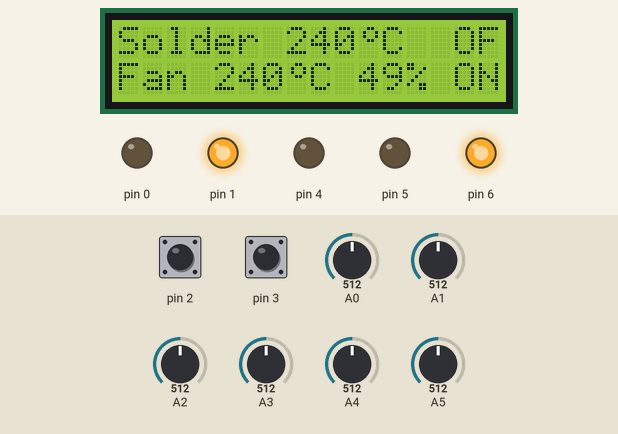
Bench run of a sketch on a simulated Arduino Uno, built with avr-gcc and run on an emulated ATmega328P. Parts: 16×2 character LCD, output pins drawn as LEDs (lit = HIGH). The test bench sets the inputs (shaded band); at power-on: pin 3 HIGH, A3 = 512, A0 = 512, pin 2 HIGH, A1 = 512, A2 = 512, A4 = 512, A5 = 512.

Above: at 1.7 s.
1.8 s: pin 3 pulled LOW for 0.15 s
At 3.1 s:
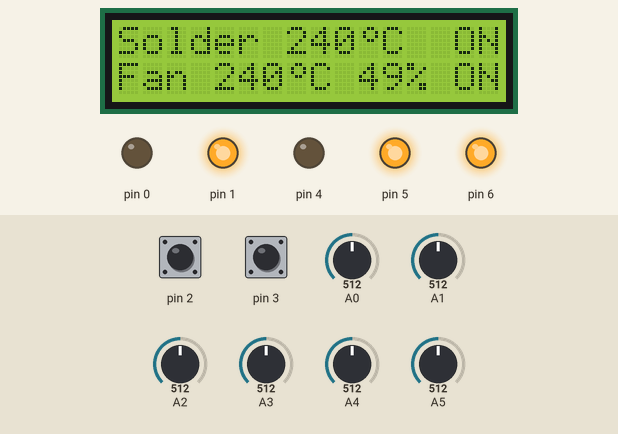
3.4 s: A3 set to 143
At 3.8 s:
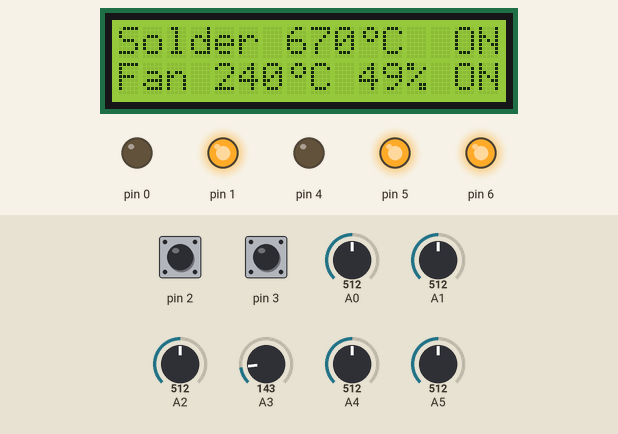
4.9 s: A3 set to 117
At 6.1 s:
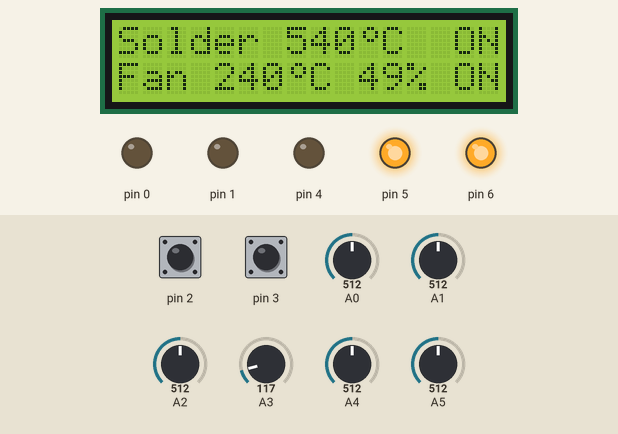
6.4 s: pin 3 pulled LOW for 1 s
At 8.0 s:
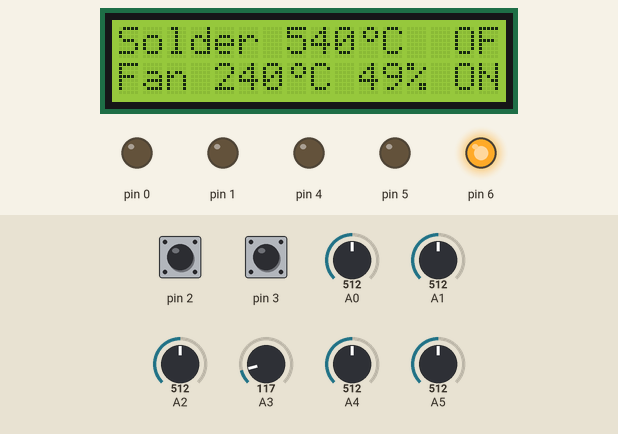
8.9 s: A0 set to 470
At 9.2 s:
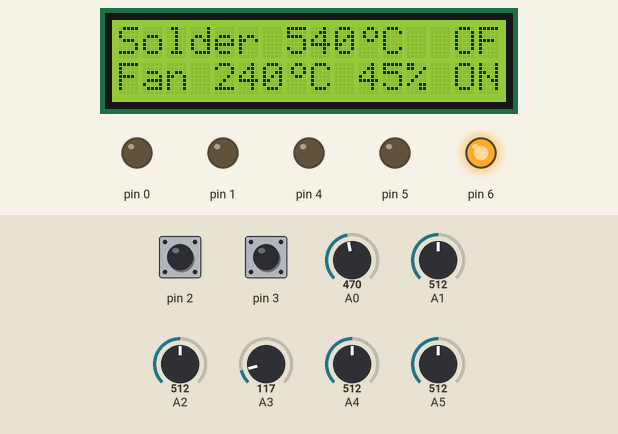
10.4 s: pin 2 pulled LOW for 0.15 s
At 10.98 s:
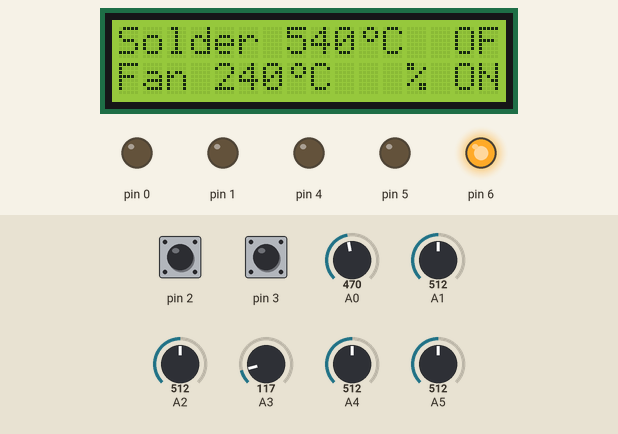
Timing chart, 0 to 12.1 s (numbered marks = the images above; inputs shaded):
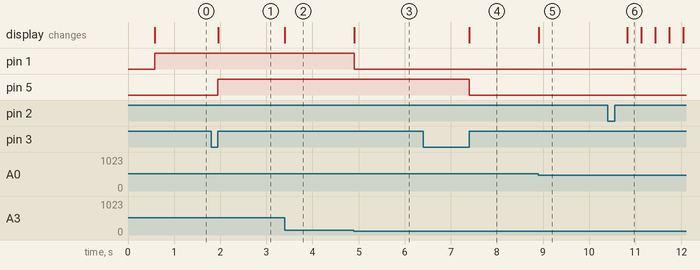

Measured:
- the behaviour switches between 131 and 130 on A3 (found by bisection; images 2 and 3)
- after the input at 1.8 s, pin 5: LOW → HIGH after 0.15 s; the display: changes after 0.15 s (image 1)
- after the input at 3.4 s, the display: changes at once (image 2)
- after the input at 4.9 s, pin 1: HIGH → LOW at once; the display: changes at once (image 3)
- after the input at 6.4 s, pin 5: HIGH → LOW after 1.0 s; the display: changes after 1.0 s (image 4)
- after the input at 8.9 s, the display: changes at once (image 5)
- after the input at 10.4 s, the display: changes after 0.43 s (image 6)

The sketch:

Soldering_station.ino
```cpp
#include "Common.h"
#include "Screen.h"
#include "Solder_hairdryer.h"
#include "Soldering_stick.h"

Screen *screen = nullptr;
Beeper *beeper = nullptr;
SolderingHairdryer *dryer = nullptr;
SolderStick *stick = nullptr;

void setup() {
    screen = new Screen();
    beeper = new Beeper();

    if (!screen && beeper) {
        beeper->alarm();
    }

    if (screen && !beeper) {
        screen->alarm();
    }

    if (!screen && !beeper) {
        reset_mk();
    }

    dryer = new SolderingHairdryer(beeper, screen);
    if (!dryer) {
        beeper->alarm();
        screen->exception("Hairdryer module error!");
    }

    stick = new SolderStick(beeper, screen);
    if (!stick) {
        beeper->alarm();
        screen->exception("Soldering stick module error!");
    }

    screen->show_hello();
    screen->show_main_screen();
}

//uint64_t looper = 0;
void loop() {
    dryer->update();
    stick->update();
    screen->update();
    //looper++;

//     if (looper == 1000) screen->test_setup_solder_temp();
//     if (looper == 3000) screen->test_setup_fan_temp();
//     if (looper == 5000) screen->test_setup_fan_speed();
 }
```

Beeper.h
```cpp
#pragma once

static const uint16_t note_B0  = 31;
static const uint16_t note_C1  = 33;
static const uint16_t note_CS1 = 35;
static const uint16_t note_D1  = 37;
static const uint16_t note_DS1 = 39;
static const uint16_t note_E1  = 41;
static const uint16_t note_F1  = 44;
static const uint16_t note_FS1 = 46;
static const uint16_t note_G1  = 49;
static const uint16_t note_GS1 = 52;
static const uint16_t note_A1  = 55;
static const uint16_t note_AS1 = 58;
static const uint16_t note_B1  = 62;
static const uint16_t note_C2  = 65;
static const uint16_t note_CS2 = 69;
static const uint16_t note_D2  = 73;
static const uint16_t note_DS2 = 78;
static const uint16_t note_E2  = 82;
static const uint16_t note_F2  = 87;
static const uint16_t note_FS2 = 93;
static const uint16_t note_G2  = 98;
static const uint16_t note_GS2 = 104;
static const uint16_t note_A2  = 110;
static const uint16_t note_AS2 = 117;
static const uint16_t note_B2  = 123;
static const uint16_t note_C3  = 131;
static const uint16_t note_CS3 = 139;
static const uint16_t note_D3  = 147;
static const uint16_t note_DS3 = 156;
static const uint16_t note_E3  = 165;
static const uint16_t note_F3  = 175;
static const uint16_t note_FS3 = 185;
static const uint16_t note_G3  = 196;
static const uint16_t note_GS3 = 208;
static const uint16_t note_A3  = 220;
static const uint16_t note_AS3 = 233;
static const uint16_t note_B3  = 247;
static const uint16_t note_C4  = 262;
static const uint16_t note_CS4 = 277;
static const uint16_t note_D4  = 294;
static const uint16_t note_DS4 = 311;
static const uint16_t note_E4  = 330;
static const uint16_t note_F4  = 349;
static const uint16_t note_FS4 = 370;
static const uint16_t note_G4  = 392;
static const uint16_t note_GS4 = 415;
static const uint16_t note_A4  = 440;
static const uint16_t note_AS4 = 466;
static const uint16_t note_B4  = 494;
static const uint16_t note_C5  = 523;
static const uint16_t note_CS5 = 554;
static const uint16_t note_D5  = 587;
static const uint16_t note_DS5 = 622;
static const uint16_t note_E5  = 659;
static const uint16_t note_F5  = 698;
static const uint16_t note_FS5 = 740;
static const uint16_t note_G5  = 784;
static const uint16_t note_GS5 = 831;
static const uint16_t note_A5  = 880;
static const uint16_t note_AS5 = 932;
static const uint16_t note_B5  = 988;
static const uint16_t note_C6  = 1047;
static const uint16_t note_CS6 = 1109;
static const uint16_t note_D6  = 1175;
static const uint16_t note_DS6 = 1245;
static const uint16_t note_E6  = 1319;
static const uint16_t note_F6  = 1397;
static const uint16_t note_FS6 = 1480;
static const uint16_t note_G6  = 1568;
static const uint16_t note_GS6 = 1661;
static const uint16_t note_A6  = 1760;
static const uint16_t note_AS6 = 1865;
static const uint16_t note_B6  = 1976;
static const uint16_t note_C7  = 2093;
static const uint16_t note_CS7 = 2217;
static const uint16_t note_D7  = 2349;
static const uint16_t note_DS7 = 2489;
static const uint16_t note_E7  = 2637;
static const uint16_t note_note_F7  = 2794;
static const uint16_t note_FS7 = 2960;
static const uint16_t note_G7  = 3136;
static const uint16_t note_GS7 = 3322;
static const uint16_t note_A7  = 3520;
static const uint16_t note_AS7 = 3729;
static const uint16_t note_B7  = 3951;
static const uint16_t note_C8  = 4186;
static const uint16_t note_CS8 = 4435;
static const uint16_t note_D8  = 4699;
static const uint16_t note_DS8 = 4978;
//}Note;

typedef struct {
    uint16_t note;
    uint16_t quart;
}Quant;

Quant melody1 [] = {
    {note_C4, 4},
    {note_G3, 8},
    {note_G3, 8},
    {note_GS3, 4},
    {note_G3, 4},
    {note_B3, 4},
    {note_C4, 4},
    {note_C4, 4}
};

class Beeper {
  public:
    void temprature_reached(bool is_very_first_heat) {
      if (is_very_first_heat) {
        // TODO spec beep here
        //play_quant(melody1);
      }
    };

    void increase_beep(bool is_very_first_heat) {
      if (is_very_first_heat) {
        // TODO spec beep here
        //play_quant(melody1);
      }
    };

    void alarm() {
      tone(Configure::PINs::beeper, note_C6, 200);
    };

private:
    void play_quant(const Quant melody[8]) {
        // iterate over the notes of the melody:
        for (uint16_t it = 0; it < 8; it++) {
          // to calculate the note duration, take one second
          // divided by the note type.
          //e.g. quarter note = 1000 / 4, eighth note = 1000/8, etc.
          int duration = sec/melody[it].quart;
          tone(Configure::PINs::beeper, melody[it].note, duration);
          //pause for the note's duration plus 30 ms:
          delay(duration + 30);
        }
    }


  private:
    static const uint32_t sec = 1000u; // ms
};
```

Common.h
```cpp
void(* reset_mk) (void) = 0;//declare reset function at address 0

bool inv(bool v) {
    if (v) return false;

    return true;
}
```

Screen.h
```cpp
#pragma once

#include "Configure.h"
#include <LiquidCrystal.h>

/*
Given a version number MAJOR.MINOR.PATCH, increment the:

MAJOR version when you make incompatible API changes,
MINOR version when you add functionality in a backwards compatible manner
PATCH version when you make backwards compatible bug fixes.
*/

#define VER_MAJOR 0
#define VER_MINOR 2
#define VER_PATCH 0

#define FIRST_LINE 0
#define SECOND_LINE 1

#define BEGIN_LINE 0
#define SOLDER_TEMP_POS 7
#define SOLDER_DEG_POS 10
#define FAN_TEMP_POS 4
#define FAN_DEG_POS 7
#define FAN_SPEED_POS 10
#define FAN_PERCENT_POS 12
#define STATUS_POS 14

uint8_t degree[8] = {
  B00110,
  B01001,
  B01001,
  B00110,
  B00000,
  B00000,
  B00000,
  B00000
};

class Screen {
  public:
    Screen():
      lcd(Configure::PINs::lcd_D7, Configure::PINs::lcd_D6, Configure::PINs::lcd_D5,
          Configure::PINs::lcd_D4, Configure::PINs::lcd_E, Configure::PINs::lcd_RS) {

        lcd.begin(16, 2);
        lcd.createChar(0, degree);

        solder_t_ = 0;
        fan_t_ = 0;
        fan_spd_ = 0;

        solder_setup_ = false;
        fan_t_setup_ = false;
        fan_spd_setup_ = false;

        solder_enabled_ = false;
        fan_enabled_ = false;

        time_phase_ = millis() + Configure::BLINK_TIME_ms;
        phase_ = true; // true- show, false - empty
    };

    void update() {
        uint64_t time_now = millis();
        uint64_t time_pass = time_now - setup_time_;

        if (time_pass >= Configure::SETUP_TIME_ms) { // setup time up
          solder_setup_ = false;
          fan_t_setup_ = false;
          fan_spd_setup_ = false;
        }

        if (time_phase_ <= time_now) {
          time_phase_ = time_now + Configure::BLINK_TIME_ms;
          phase_ = inv(phase_); // switch
        }

        // first line
        lcd.setCursor(SOLDER_TEMP_POS, FIRST_LINE);
        if (solder_setup_ && !phase_) {
          lcd.print("   ");
        } else {
          lcd.print(solder_t_);
        }

        // second line
        lcd.setCursor(FAN_TEMP_POS, SECOND_LINE);
        if(fan_t_setup_ && !phase_) {
          lcd.print("   ");
        } else {
           lcd.print(fan_t_);
        }

        lcd.setCursor(FAN_SPEED_POS, SECOND_LINE);
        if (fan_spd_setup_ && !phase_) {
          lcd.print("  ");
        } else {
           lcd.print(fan_spd_);
        }

        lcd.setCursor(STATUS_POS, FIRST_LINE);
        if (!solder_enabled_) {
          lcd.print("OF");
        } else {
          lcd.print("ON ");
        }

        lcd.setCursor(STATUS_POS, SECOND_LINE);
        if (!fan_enabled_) {
          lcd.print("OF");
        } else {
          lcd.print("ON ");
        }
    };

    void update_solder_stick(bool is_setup_mode, uint16_t temp) {
          setup_time_ = millis();

        if (is_setup_mode) {
          fan_t_setup_ = false; // only one parameter setup per time
          solder_setup_ = true;
          fan_spd_setup_ = false; // only one parameter setup per time
        }
        solder_t_ = temp;
    };

    void update_hairdryer(bool is_setup_mode_t, bool is_setup_mode_spd, uint16_t temp, uint16_t speed) {
          setup_time_ = millis();

        if (is_setup_mode_t) {
          fan_t_setup_ = true;
          solder_setup_ = false; // only one parameter setup per time
          fan_spd_setup_ = false;// only one parameter setup per time
        }

        if (is_setup_mode_spd) {
          fan_t_setup_ = false; // only one parameter setup per time
          solder_setup_ = false; // only one parameter setup per time
          fan_spd_setup_ = true;
        }

        fan_t_ = temp;
        fan_spd_ = speed;
    };

    void solder_stick_switch(bool status) {
      solder_enabled_  = status;
    };

    void fan_switch(bool status) {
      fan_enabled_ = status;
    }

    void show_hello() {
        lcd.clear();
        lcd.setCursor(BEGIN_LINE, FIRST_LINE);
        lcd.print(" SOLDER STATION");
        lcd.setCursor(BEGIN_LINE, SECOND_LINE);
        lcd.print(" version ");
        lcd.print(VER_MAJOR);
        lcd.print(".");
        lcd.print(VER_MINOR);
        lcd.print(".");
        lcd.print(VER_PATCH);
        delay (Configure::HELLO_TIMEOUT_ms);
        lcd.clear();
    };

    void show_main_screen() {
        build_solder_line();
        build_fan_line();
    }

    void alarm() {
      lcd.clear();
      lcd.setCursor(0, 0);
      lcd.print("  Shit here now");

      delay(3000); // del
    };

    void exception(const char* message) { // half work
      lcd.clear();
      uint8_t len = strlen(message);
      lcd.setCursor(16, 0);
      lcd.autoscroll();

      uint8_t i = 0;
      while(i != len) {
          lcd.print(message[i++]);
          delay(300);
      }

      lcd.noAutoscroll();
    };

    void test_setup_solder_temp() { // DEL
        solder_stick_switch(true);
        update_solder_stick(true, 666);
    };

    void test_setup_fan_temp() { // DEL
        fan_switch(true);
        update_hairdryer(true, false, 999, 8);
    };

    void test_setup_fan_speed() { // DEL
        fan_switch(true);
        update_hairdryer(false, true, 333, 33);
    };

  private:
    void build_solder_line() {
        lcd.setCursor(BEGIN_LINE, FIRST_LINE);
        lcd.print("Solder ");

        lcd.setCursor(SOLDER_DEG_POS, FIRST_LINE);
        lcd.write((byte) 0); // degree
        lcd.print("C");
    };

    void build_fan_line() {
        lcd.setCursor(BEGIN_LINE, SECOND_LINE);
        lcd.print("Fan ");

        lcd.setCursor(FAN_DEG_POS, SECOND_LINE);
        lcd.write(byte(0)); // degree
        lcd.print("C");
        lcd.print(" ");

        lcd.setCursor(FAN_PERCENT_POS, SECOND_LINE);
        lcd.print("%");
    };

  private:
    LiquidCrystal lcd;
    uint16_t solder_t_;
    uint16_t fan_t_;
    uint16_t fan_spd_;

    bool solder_setup_;
    bool fan_t_setup_;
    bool fan_spd_setup_;

    uint64_t setup_time_;
    uint64_t time_phase_;

    bool solder_enabled_;
    bool fan_enabled_;
    bool phase_;// = true; // true- show, false - empty
};
```

Solder_hairdryer.h
```cpp
#pragma once

#include "Configure.h"
#include "Screen.h"
#include "Beeper.h"

class SolderingHairdryer;
static void change_fan();

static SolderingHairdryer *g_hairdryer = nullptr;

class SolderingHairdryer {
  public:
    SolderingHairdryer(Beeper *beeper, Screen *screen) {
        TCCR2B = TCCR2B & 0b11111000 | 0x01; // freq PWM 11 и 3
        pinMode(Configure::PINs::hairdryer_heater_ctrl, OUTPUT);
        pinMode(Configure::PINs::hairdryer_btn, INPUT_PULLUP);
        pinMode(Configure::PINs::hairdryer_motor, OUTPUT);
        pinMode(Configure::PINs::hot_hairdryer_led, OUTPUT);

        // пин зануляется
        attachInterrupt(digitalPinToInterrupt(Configure::PINs::hairdryer_btn), change_fan, RISING); // the best

        g_hairdryer = this; // костыль

        beep_ = beeper;
        screen_ = screen;
        if (!screen_ && beep_) {
            beep_->alarm();
        }

        if (!beep_ && screen_) {
            screen_->exception("Fan: beeper fail");
        }

        if (!beep_ && !screen_) {
            reset_mk();
        }

        if (temp() > Configure::Upper_temperature_limit || temp() < 10 ) {
            //screen_->exception("Fan: temperature sensor fail");
            //beep_->alarm(); // loop

            //TODO
        }

        hot_led_state_ = false;
        laying_mode_ = false;
        heating_state_ = false;
        first_heat_ = true;
        last_target_temp_ = get_target_temp(); // load_eeprom()
        last_target_speed_ = get_target_fan_speed();

        enable();
    };

    void update() {
        int32_t show_temp = temp();
        uint16_t speed = get_target_fan_speed();
        bool setup_temp = false;
        bool setup_speed = false;

        set_fan_speed(Configure::FUN_100_percent); // 20%

        if (hairdryer_state_ == true) { // enabled
            uint16_t target_temp = laying_mode_ ? Configure::HAIRDRYER_SAVE_TEMP : get_target_temp();
            int32_t delta_temp = target_temp - temp();

            if (last_target_temp_ != target_temp) {
                setup_temp = true;
                show_temp = get_target_temp();
                last_target_temp_ = target_temp;
            }

            if (last_target_speed_ != speed) {
                setup_speed = true;
                last_target_speed_ = speed;
            }

            if (!laying_mode_) {
                if (is_lay()) { // put on - keep power
                    set_fan_speed(Configure::FUN_5_percent);
                    laying_mode_ = true;
                }
            } else { // not lay
                if (!is_lay()) {
                    laying_mode_ = false;
                    set_fan_speed(speed);
                }
            }

            if (heating_state_) { // heating ON
                if (delta_temp > 0) { // taget temp not reached: heating
                    beep_->increase_beep(first_heat_);
                } else { // target temp reached: stop heating
                    disable_heater();
                    heating_state_ = false;
                    beep_->temprature_reached(first_heat_);
                    first_heat_ = false;
                }
            } else { // taget temp loose: cooling down
                if (delta_temp >= Configure::TEMP_DELTA)  {
                    enable_heater();
                    heating_state_ = true;
                }
            }
        }

        screen_->update_hairdryer(setup_temp, setup_speed, show_temp, speed); // TODO
        //screen_->update_hairdryer(false, false, temp(), get_target_fan_speed());

        if ( !hot_led_state_ && (temp() >= Configure::HOT_TEMP)) {
            hot_led_state_ = true;
            hot_led_on();
        }

        if (hot_led_state_ && (temp() < Configure::HOT_TEMP)) {
            hot_led_state_ = false;
            hot_led_off();
            set_fan_speed(Configure::FUN_0_percent);
        }
    };

    void switch_fan() {
        hairdryer_state_ = inv(hairdryer_state_);

        if (hairdryer_state_) enable();
        else disable();
    }

  private:
    SolderingHairdryer();

    void enable_heater() {
        digitalWrite(Configure::PINs::hairdryer_heater_ctrl, HIGH);
    };
    void disable_heater() {
        digitalWrite(Configure::PINs::hairdryer_heater_ctrl, LOW);
    };
    uint16_t get_target_fan_speed() {
        return map(analogRead(Configure::PINs::hairdryer_target_motor_speed),  0, 1023, 0, 99);
        //return analogRead(Configure::PINs::hairdryer_target_motor_speed);
    };
    void set_fan_speed(uint8_t power) { // 0-255
        //analogWrite(Configure::PINs::hairdryer_motor, map(power, 0, 99, 0, 255));
        digitalWrite(Configure::PINs::hairdryer_motor, HIGH);
    };
    uint16_t temp() {
        return map(analogRead(Configure::PINs::hairdryer_therm), 0, 1023, 0, 480);
        //return analogRead(Configure::PINs::hairdryer_therm);  //TODO
    };
    uint16_t get_target_temp() {
        return map(analogRead(Configure::PINs::hairdryer_target_heater_temp), 0, 1023, 0, 480);
        //return analogRead(Configure::PINs::hairdryer_target_heater_temp); // TODO
    };
    bool is_lay() { // not lay - high level
        return (analogRead(Configure::PINs::hairdryer_gerkon) < 4);
    };
    void hot_led_on() {
        //digitalWrite(Configure::PINs::hot_hairdryer_led, HIGH); TODO FIX unexpected switch on
    };
    void hot_led_off() {
        digitalWrite(Configure::PINs::hot_hairdryer_led, LOW);
    };

    void enable() {
           //enable_heater(); // maybe there need speed turn on\turn off // TODO on only of start works motor
           heating_state_ = true;
           set_fan_speed(Configure::FUN_100_percent); // 20%
           first_heat_ = true;
           screen_->fan_switch(true);
    }

    void disable() {
            disable_heater();
            heating_state_ = false;
            set_fan_speed(Configure::FUN_100_percent);
            screen_->fan_switch(false);
    }

  private:
    Beeper *beep_;
    Screen *screen_;

    bool hairdryer_state_;

    bool hot_led_state_;
    bool laying_mode_;
    bool heating_state_;
    bool first_heat_;
    uint16_t last_target_temp_;
    uint16_t last_target_speed_;
};

// static
static void change_fan() {
    if(g_hairdryer) g_hairdryer->switch_fan();
};
```

Source omitted: Soldering_stick.h (4349 bytes), Configure.h (2666 bytes)
